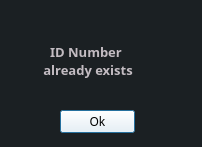
<?xml version="1.0" encoding="UTF-8"?>
<ui version="4.0">
 <class>dlgIDNumberError2</class>
 <widget class="QDialog" name="dlgIDNumberError2">
  <property name="geometry">
   <rect>
    <x>0</x>
    <y>0</y>
    <width>202</width>
    <height>147</height>
   </rect>
  </property>
  <property name="minimumSize">
   <size>
    <width>202</width>
    <height>147</height>
   </size>
  </property>
  <property name="maximumSize">
   <size>
    <width>202</width>
    <height>147</height>
   </size>
  </property>
  <property name="windowTitle">
   <string>Error</string>
  </property>
  <property name="styleSheet">
   <string notr="true">background: #1b2023;</string>
  </property>
  <widget class="QLabel" name="txtIDNumberError2">
   <property name="geometry">
    <rect>
     <x>40</x>
     <y>20</y>
     <width>121</width>
     <height>81</height>
    </rect>
   </property>
   <property name="font">
    <font>
     <family>JetBrains Mono</family>
     <pointsize>10</pointsize>
     <weight>75</weight>
     <bold>true</bold>
    </font>
   </property>
   <property name="styleSheet">
    <string notr="true">color: #c3bcc2;</string>
   </property>
   <property name="text">
    <string>   ID Number 
 already exists</string>
   </property>
  </widget>
  <widget class="QPushButton" name="btnDlgIDNumberError">
   <property name="geometry">
    <rect>
     <x>60</x>
     <y>110</y>
     <width>75</width>
     <height>23</height>
    </rect>
   </property>
   <property name="font">
    <font>
     <family>JetBrains Mono</family>
     <pointsize>9</pointsize>
    </font>
   </property>
   <property name="styleSheet">
    <string notr="true">background: white;
</string>
   </property>
   <property name="text">
    <string>Ok</string>
   </property>
  </widget>
 </widget>
 <resources/>
 <connections/>
</ui>
